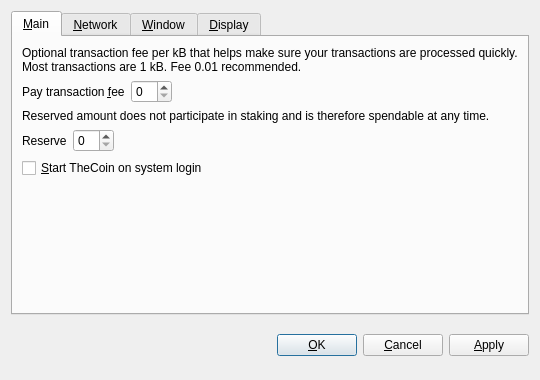
<?xml version="1.0" encoding="UTF-8"?>
<ui version="4.0">
 <class>OptionsDialog</class>
 <widget class="QDialog" name="OptionsDialog">
  <property name="geometry">
   <rect>
    <x>0</x>
    <y>0</y>
    <width>540</width>
    <height>380</height>
   </rect>
  </property>
  <property name="windowTitle">
   <string>Options</string>
  </property>
  <property name="modal">
   <bool>true</bool>
  </property>
  <layout class="QVBoxLayout" name="verticalLayout">
   <item>
    <widget class="QTabWidget" name="tabWidget">
     <property name="tabPosition">
      <enum>QTabWidget::North</enum>
     </property>
     <property name="currentIndex">
      <number>0</number>
     </property>
     <widget class="QWidget" name="tabMain">
      <attribute name="title">
       <string>&amp;Main</string>
      </attribute>
      <layout class="QVBoxLayout" name="verticalLayout_Main">
       <item>
        <widget class="QLabel" name="transactionFeeInfoLabel">
         <property name="text">
          <string>Optional transaction fee per kB that helps make sure your transactions are processed quickly. Most transactions are 1 kB. Fee 0.01 recommended.</string>
         </property>
         <property name="textFormat">
          <enum>Qt::PlainText</enum>
         </property>
         <property name="wordWrap">
          <bool>true</bool>
         </property>
        </widget>
       </item>
       <item>
        <layout class="QHBoxLayout" name="horizontalLayoutFee">
         <item>
          <widget class="QLabel" name="transactionFeeLabel">
           <property name="text">
            <string>Pay transaction &amp;fee</string>
           </property>
           <property name="textFormat">
            <enum>Qt::PlainText</enum>
           </property>
           <property name="buddy">
            <cstring>transactionFee</cstring>
           </property>
          </widget>
         </item>
         <item>
          <widget class="BitcoinAmountField" name="transactionFee"/>
         </item>
         <item>
          <spacer name="horizontalSpacerFee">
           <property name="orientation">
            <enum>Qt::Horizontal</enum>
           </property>
           <property name="sizeHint" stdset="0">
            <size>
             <width>40</width>
             <height>20</height>
            </size>
           </property>
          </spacer>
         </item>
        </layout>
       </item>
       <item>
        <widget class="QLabel" name="reserveBalanceInfoLabel">
         <property name="text">
          <string>Reserved amount does not participate in staking and is therefore spendable at any time.</string>
         </property>
         <property name="textFormat">
          <enum>Qt::PlainText</enum>
         </property>
         <property name="wordWrap">
          <bool>true</bool>
         </property>
        </widget>
       </item>
       <item>
        <layout class="QHBoxLayout" name="horizontalLayoutReserveBalance">
         <item>
          <widget class="QLabel" name="reserveBalanceLabel">
           <property name="text">
            <string>Reserve</string>
           </property>
           <property name="textFormat">
            <enum>Qt::PlainText</enum>
           </property>
           <property name="buddy">
            <cstring>reserveBalance</cstring>
           </property>
          </widget>
         </item>
         <item>
          <widget class="BitcoinAmountField" name="reserveBalance"/>
         </item>
         <item>
          <spacer name="horizontalSpacerReserveBalance">
           <property name="orientation">
            <enum>Qt::Horizontal</enum>
           </property>
           <property name="sizeHint" stdset="0">
            <size>
             <width>40</width>
             <height>20</height>
            </size>
           </property>
          </spacer>
         </item>
        </layout>
       </item>
       <item>
        <widget class="QCheckBox" name="bitcoinAtStartup">
         <property name="toolTip">
          <string>Automatically start TheCoin after logging in to the system.</string>
         </property>
         <property name="text">
          <string>&amp;Start TheCoin on system login</string>
         </property>
        </widget>
       </item>
       <item>
        <spacer name="verticalSpacer_Main">
         <property name="orientation">
          <enum>Qt::Vertical</enum>
         </property>
         <property name="sizeHint" stdset="0">
          <size>
           <width>20</width>
           <height>40</height>
          </size>
         </property>
        </spacer>
       </item>
      </layout>
     </widget>
     <widget class="QWidget" name="tabNetwork">
      <attribute name="title">
       <string>&amp;Network</string>
      </attribute>
      <layout class="QVBoxLayout" name="verticalLayout_Network">
       <item>
        <widget class="QCheckBox" name="mapPortUpnp">
         <property name="toolTip">
          <string>Automatically open the TheCoin client port on the router. This only works when your router supports UPnP and it is enabled.</string>
         </property>
         <property name="text">
          <string>Map port using &amp;UPnP</string>
         </property>
        </widget>
       </item>
       <item>
        <widget class="QCheckBox" name="connectSocks">
         <property name="toolTip">
          <string>Connect to the TheCoin network through a SOCKS5 proxy (e.g. when connecting through Tor).</string>
         </property>
         <property name="text">
          <string>&amp;Connect through SOCKS5 proxy:</string>
         </property>
        </widget>
       </item>
       <item>
        <layout class="QHBoxLayout" name="horizontalLayout_Network">
         <item>
          <widget class="QLabel" name="proxyIpLabel">
           <property name="text">
            <string>Proxy &amp;IP:</string>
           </property>
           <property name="textFormat">
            <enum>Qt::PlainText</enum>
           </property>
           <property name="buddy">
            <cstring>proxyIp</cstring>
           </property>
          </widget>
         </item>
         <item>
          <widget class="QValidatedLineEdit" name="proxyIp">
           <property name="maximumSize">
            <size>
             <width>140</width>
             <height>16777215</height>
            </size>
           </property>
           <property name="toolTip">
            <string>IP address of the proxy (e.g. 127.0.0.1)</string>
           </property>
          </widget>
         </item>
         <item>
          <widget class="QLabel" name="proxyPortLabel">
           <property name="text">
            <string>&amp;Port:</string>
           </property>
           <property name="textFormat">
            <enum>Qt::PlainText</enum>
           </property>
           <property name="buddy">
            <cstring>proxyPort</cstring>
           </property>
          </widget>
         </item>
         <item>
          <widget class="QLineEdit" name="proxyPort">
           <property name="maximumSize">
            <size>
             <width>55</width>
             <height>16777215</height>
            </size>
           </property>
           <property name="toolTip">
            <string>Port of the proxy (e.g. 9050)</string>
           </property>
          </widget>
         </item>
         <item>
          <spacer name="horizontalSpacer_Network">
           <property name="orientation">
            <enum>Qt::Horizontal</enum>
           </property>
           <property name="sizeHint" stdset="0">
            <size>
             <width>40</width>
             <height>20</height>
            </size>
           </property>
          </spacer>
         </item>
        </layout>
       </item>
       <item>
        <spacer name="verticalSpacer_Network">
         <property name="orientation">
          <enum>Qt::Vertical</enum>
         </property>
         <property name="sizeHint" stdset="0">
          <size>
           <width>20</width>
           <height>40</height>
          </size>
         </property>
        </spacer>
       </item>
      </layout>
     </widget>
     <widget class="QWidget" name="tabWindow">
      <attribute name="title">
       <string>&amp;Window</string>
      </attribute>
      <layout class="QVBoxLayout" name="verticalLayout_Window">
       <item>
        <widget class="QCheckBox" name="minimizeToTray">
         <property name="toolTip">
          <string>Show only a tray icon after minimizing the window.</string>
         </property>
         <property name="text">
          <string>&amp;Minimize to the tray instead of the taskbar</string>
         </property>
        </widget>
       </item>
       <item>
        <widget class="QCheckBox" name="minimizeOnClose">
         <property name="toolTip">
          <string>Minimize instead of exit the application when the window is closed. When this option is enabled, the application will be closed only after selecting Quit in the menu.</string>
         </property>
         <property name="text">
          <string>M&amp;inimize on close</string>
         </property>
        </widget>
       </item>
       <item>
        <spacer name="verticalSpacer_Window">
         <property name="orientation">
          <enum>Qt::Vertical</enum>
         </property>
         <property name="sizeHint" stdset="0">
          <size>
           <width>20</width>
           <height>40</height>
          </size>
         </property>
        </spacer>
       </item>
      </layout>
     </widget>
     <widget class="QWidget" name="tabDisplay">
      <attribute name="title">
       <string>&amp;Display</string>
      </attribute>
      <layout class="QVBoxLayout" name="verticalLayout_Display">
       <item>
        <layout class="QHBoxLayout" name="horizontalLayout_1_Display">
         <item>
          <widget class="QLabel" name="langLabel">
           <property name="text">
            <string>User Interface &amp;language:</string>
           </property>
           <property name="textFormat">
            <enum>Qt::PlainText</enum>
           </property>
           <property name="buddy">
            <cstring>lang</cstring>
           </property>
          </widget>
         </item>
         <item>
          <widget class="QValueComboBox" name="lang">
           <property name="toolTip">
            <string>The user interface language can be set here. This setting will take effect after restarting TheCoin.</string>
           </property>
          </widget>
         </item>
        </layout>
       </item>
       <item>
        <layout class="QHBoxLayout" name="horizontalLayout_2_Display">
         <item>
          <widget class="QLabel" name="unitLabel">
           <property name="text">
            <string>&amp;Unit to show amounts in:</string>
           </property>
           <property name="textFormat">
            <enum>Qt::PlainText</enum>
           </property>
           <property name="buddy">
            <cstring>unit</cstring>
           </property>
          </widget>
         </item>
         <item>
          <widget class="QValueComboBox" name="unit">
           <property name="toolTip">
            <string>Choose the default subdivision unit to show in the interface and when sending coins.</string>
           </property>
          </widget>
         </item>
        </layout>
       </item>
       <item>
        <widget class="QCheckBox" name="coinControlFeatures">
         <property name="toolTip">
          <string>Whether to show coin control features or not.</string>
         </property>
         <property name="text">
          <string>Display coin &amp;control features (experts only!)</string>
         </property>
        </widget>
       </item>
       <item>
        <widget class="QCheckBox" name="useBlackTheme">
         <property name="text">
          <string>Use black visual theme (requires restart)</string>
         </property>
        </widget>
       </item>
       <item>
        <spacer name="verticalSpacer_Display">
         <property name="orientation">
          <enum>Qt::Vertical</enum>
         </property>
         <property name="sizeHint" stdset="0">
          <size>
           <width>20</width>
           <height>40</height>
          </size>
         </property>
        </spacer>
       </item>
      </layout>
     </widget>
    </widget>
   </item>
   <item>
    <layout class="QHBoxLayout" name="horizontalLayout_Buttons">
     <item>
      <spacer name="horizontalSpacer_1">
       <property name="orientation">
        <enum>Qt::Horizontal</enum>
       </property>
       <property name="sizeHint" stdset="0">
        <size>
         <width>40</width>
         <height>48</height>
        </size>
       </property>
      </spacer>
     </item>
     <item>
      <widget class="QLabel" name="statusLabel">
       <property name="font">
        <font>
         <weight>75</weight>
         <bold>true</bold>
        </font>
       </property>
       <property name="text">
        <string/>
       </property>
       <property name="textFormat">
        <enum>Qt::PlainText</enum>
       </property>
       <property name="wordWrap">
        <bool>true</bool>
       </property>
      </widget>
     </item>
     <item>
      <spacer name="horizontalSpacer_2">
       <property name="orientation">
        <enum>Qt::Horizontal</enum>
       </property>
       <property name="sizeHint" stdset="0">
        <size>
         <width>40</width>
         <height>48</height>
        </size>
       </property>
      </spacer>
     </item>
     <item>
      <widget class="QPushButton" name="okButton">
       <property name="text">
        <string>&amp;OK</string>
       </property>
      </widget>
     </item>
     <item>
      <widget class="QPushButton" name="cancelButton">
       <property name="text">
        <string>&amp;Cancel</string>
       </property>
       <property name="autoDefault">
        <bool>false</bool>
       </property>
      </widget>
     </item>
     <item>
      <widget class="QPushButton" name="applyButton">
       <property name="text">
        <string>&amp;Apply</string>
       </property>
       <property name="autoDefault">
        <bool>false</bool>
       </property>
      </widget>
     </item>
    </layout>
   </item>
  </layout>
 </widget>
 <customwidgets>
  <customwidget>
   <class>BitcoinAmountField</class>
   <extends>QSpinBox</extends>
   <header>bitcoinamountfield.h</header>
  </customwidget>
  <customwidget>
   <class>QValueComboBox</class>
   <extends>QComboBox</extends>
   <header>qvaluecombobox.h</header>
  </customwidget>
  <customwidget>
   <class>QValidatedLineEdit</class>
   <extends>QLineEdit</extends>
   <header>qvalidatedlineedit.h</header>
  </customwidget>
 </customwidgets>
 <resources/>
 <connections/>
</ui>
